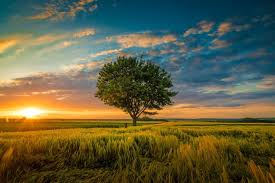
#> input picture Digital Image Processing Programs/Images/Edge_detection.jpg, 275 x 183 px, found by its file name
$ python edge_detection_sobel.py   (older library calls are emulated)
#> lines starting #> are read from the running program, lines starting #| are printed output that depends on the picture; after the words box and inside, x2 and y2 are one past the last pixel; in counts of white or black regions, pixels touching at a corner belong together
'''Program for edge detection'''

import cv2

# Read the original image
img = cv2.imread('Edge_detection.jpg')
#> img is the input picture: shape (183, 275, 3); mean B, G, R 68.1, 95.9, 97.6

# Convert to grayscale
img_gray = cv2.cvtColor(img, cv2.COLOR_BGR2GRAY)
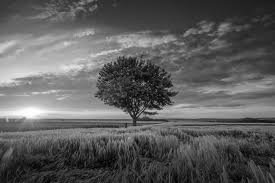
#> img_gray: shape (183, 275); min 0, max 255, mean 93.3

# Blur the image for better edge detection
img_blur = cv2.GaussianBlur(img_gray, (3, 3), 0)

# Sobel Edge Detection on the X and Y axes
sobelx = cv2.Sobel(src=img_blur, ddepth=cv2.CV_64F, dx=1, dy=0, ksize=5)
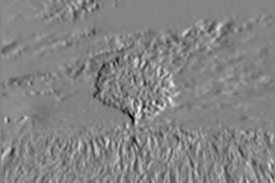
#> sobelx: shape (183, 275) float64; min -3489, max 3214, mean -22.7; drawn with min black and max white
sobely = cv2.Sobel(src=img_blur, ddepth=cv2.CV_64F, dx=0, dy=1, ksize=5)
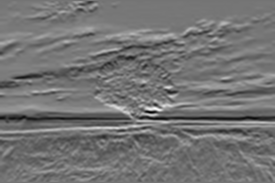
#> sobely: shape (183, 275) float64; min -4196, max 4992, mean -7.6; drawn with min black and max white
sobelxy = cv2.Sobel(src=img_blur, ddepth=cv2.CV_64F, dx=1, dy=1, ksize=5)
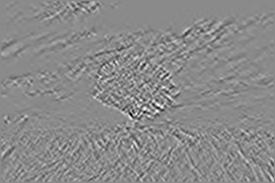
#> sobelxy: shape (183, 275) float64; min -803, max 677, mean 0.1; drawn with min black and max white

# Display Sobel Edge Detection Images
cv2.imshow('Sobel X', sobelx)
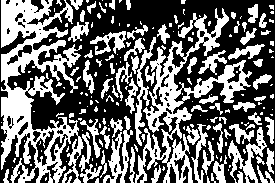
#> window 'Sobel X': shape (183, 275); 42.4% white; 194 white regions (116 under 20 px), largest, box (x1, y1, x2, y2) and area: (1, 0, 84, 183) 7081, (135, 8, 252, 183) 4732, (228, 127, 267, 183) 711
cv2.waitKey(0)
cv2.imshow('Sobel Y', sobely)
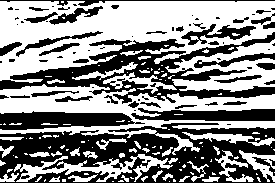
#> window 'Sobel Y': shape (183, 275); 53.8% white; 78 black regions (39 under 20 px), largest, box (x1, y1, x2, y2) and area: (0, 123, 275, 183) 9829, (0, 32, 275, 104) 6078, (0, 111, 145, 130) 1860
cv2.waitKey(0)
cv2.imshow('Sobel X Y using Sobel() function', sobelxy)
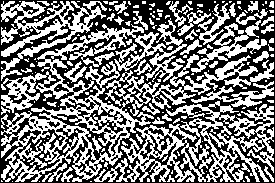
#> window 'Sobel X Y using Sobel() functi': shape (183, 275); 47.9% white; 164 white regions (117 under 20 px), largest, box (x1, y1, x2, y2) and area: (1, 18, 274, 182) 10999, (94, 101, 274, 182) 5218, (1, 1, 107, 81) 2518
cv2.waitKey(0)

cv2.destroyAllWindows()
